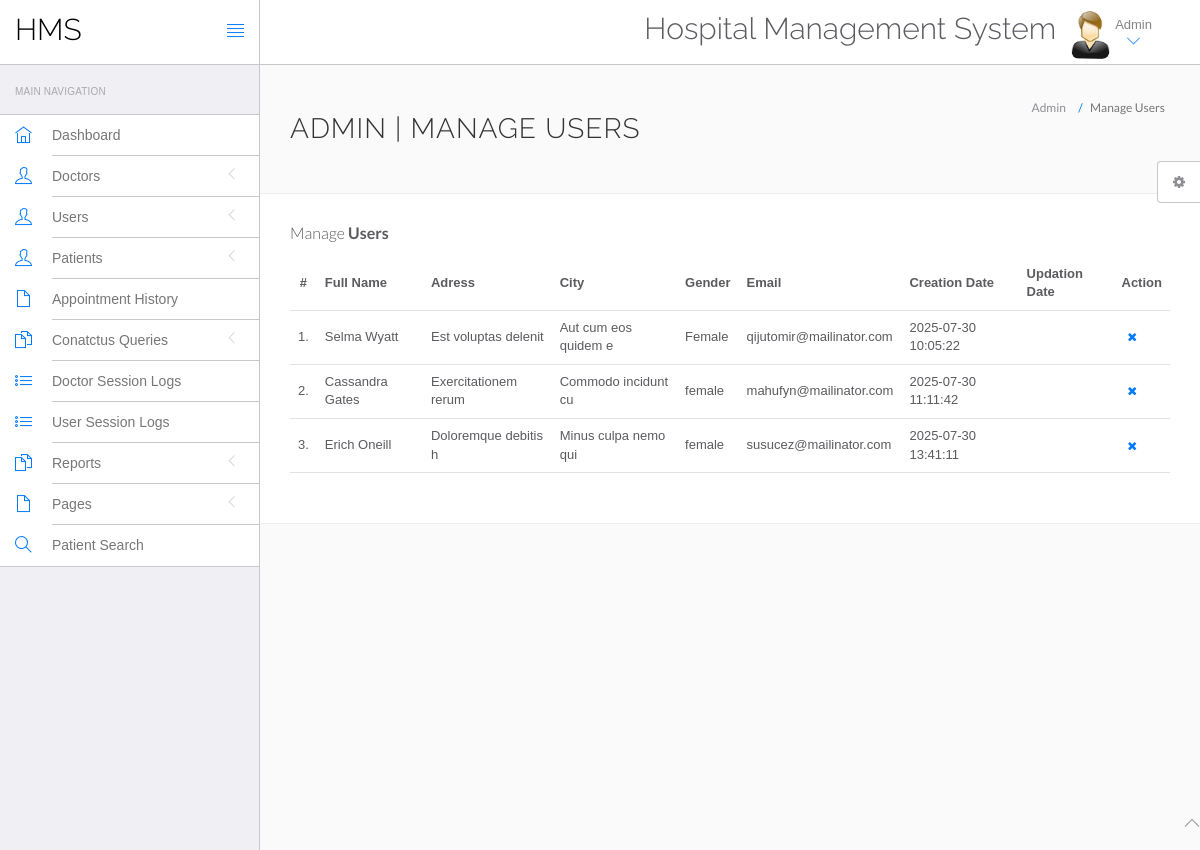
The app's page /hms/admin/manage-users.php (signed in) with its own data.
### tables this page shows
CREATE TABLE `users` (
  `id` int(11) NOT NULL,
  `fullName` varchar(255) DEFAULT NULL,
  `address` longtext DEFAULT NULL,
  `city` varchar(255) DEFAULT NULL,
  `gender` varchar(255) DEFAULT NULL,
  `email` varchar(255) DEFAULT NULL,
  `password` varchar(255) DEFAULT NULL,
  `regDate` timestamp NULL DEFAULT current_timestamp(),
  `updationDate` timestamp NULL DEFAULT NULL ON UPDATE current_timestamp()
);

### hms/admin/manage-users.php (the view, shortened to what this page needs)
<?php
include('include/config.php');
if(strlen($_SESSION['id']==0)) {
 header('location:logout.php');
  } else{
?>
<!DOCTYPE html>
<html lang="en">
	<head>
		<link rel="stylesheet" href="vendor/bootstrap/css/bootstrap.min.css">
		<link rel="stylesheet" href="vendor/fontawesome/css/font-awesome.min.css">
		<link rel="stylesheet" href="vendor/themify-icons/themify-icons.min.css">
		<link href="vendor/animate.css/animate.min.css" rel="stylesheet" media="screen">
		<link href="vendor/perfect-scrollbar/perfect-scrollbar.min.css" rel="stylesheet" media="screen">
		<link href="vendor/switchery/switchery.min.css" rel="stylesheet" media="screen">
		<link href="vendor/bootstrap-touchspin/jquery.bootstrap-touchspin.min.css" rel="stylesheet" media="screen">
		<link href="vendor/select2/select2.min.css" rel="stylesheet" media="screen">
		<link href="vendor/bootstrap-datepicker/bootstrap-datepicker3.standalone.min.css" rel="stylesheet" media="screen">
		<link href="vendor/bootstrap-timepicker/bootstrap-timepicker.min.css" rel="stylesheet" media="screen">
		<link rel="stylesheet" href="assets/css/styles.css">
		<link rel="stylesheet" href="assets/css/plugins.css">
		<link rel="stylesheet" href="assets/css/themes/theme-1.css" id="skin_color" />
	</head>
	<body>
		<div id="app">
<?php include('include/sidebar.php');?>
			<div class="app-content">
						<?php include('include/header.php');?>
				<div class="main-content" >
					<div class="wrap-content container" id="container">
						<section id="page-title">
							<div class="row">
								<div class="col-sm-8">
									<h1 class="mainTitle">Admin | Manage Users</h1>
																	</div>
								<ol class="breadcrumb">
									<li>
										<span>Admin</span>
									</li>
									<li class="active">
										<span>Manage Users</span>
									</li>
								</ol>
							</div>
						</section>
						<div class="container-fluid container-fullw bg-white">
									<div class="row">
								<div class="col-md-12">
									<h5 class="over-title margin-bottom-15">Manage <span class="text-bold">Users</span></h5>
									<table class="table table-hover" id="sample-table-1">
										<thead>
											<tr>
												<th class="center">#</th>
												<th>Full Name</th>
												<th class="hidden-xs">Adress</th>
												<th>City</th>
												<th>Gender </th>
												<th>Email </th>
												<th>Creation Date </th>
												<th>Updation Date </th>
												<th>Action</th>
											</tr>
										</thead>
										<tbody>
<?php
$sql=mysqli_query($con,"select * from users");
$cnt=1;
while($row=mysqli_fetch_array($sql))
{
?>
											<tr>
												<td class="center"><?php echo $cnt;?>.</td>
												<td class="hidden-xs"><?php echo $row['fullName'];?></td>
												<td><?php echo $row['address'];?></td>
												<td><?php echo $row['city'];?>
												</td>
												<td><?php echo $row['gender'];?></td>
												<td><?php echo $row['email'];?></td>
												<td><?php echo $row['regDate'];?></td>
												<td><?php echo $row['updationDate'];?>
												</td>
												<td >
												<div class="visible-md visible-lg hidden-sm hidden-xs">
	<a href="manage-users.php?id=<?php echo $row['id']?>&del=delete" onClick="return confirm('Are you sure you want to delete?')"class="btn btn-transparent btn-xs tooltips" tooltip-placement="top" tooltip="Remove"><i class="fa fa-times fa fa-white"></i></a>
												</div>
												</td>
											</tr>
											<?php
$cnt=$cnt+1;
											 }?>
										</tbody>
									</table>
								</div>
							</div>
								</div>
							</div>
						</div>
					</div>
				</div>
	<?php include('include/footer.php');?>
	<?php include('include/setting.php');?>
	</body>
</html>
<?php } ?>

### hms/admin/assets/css/themes/theme-1.css (style rules this page uses)
body { background: #FAFAFA; }

### records on screen
users: fullName "Selma Wyatt", address "Est voluptas delenit", city "Aut cum eos quidem e", gender "Female", email "qijutomir@mailinator.com", regDate "2025-07-30 10:05:22"
users: fullName "Cassandra Gates", address "Exercitationem rerum", city "Commodo incidunt cu", gender "female", email "mahufyn@mailinator.com", regDate "2025-07-30 11:11:42"
users: fullName "Erich Oneill", address "Doloremque debitis h", city "Minus culpa nemo qui", gender "female", email "susucez@mailinator.com", regDate "2025-07-30 13:41:11"
